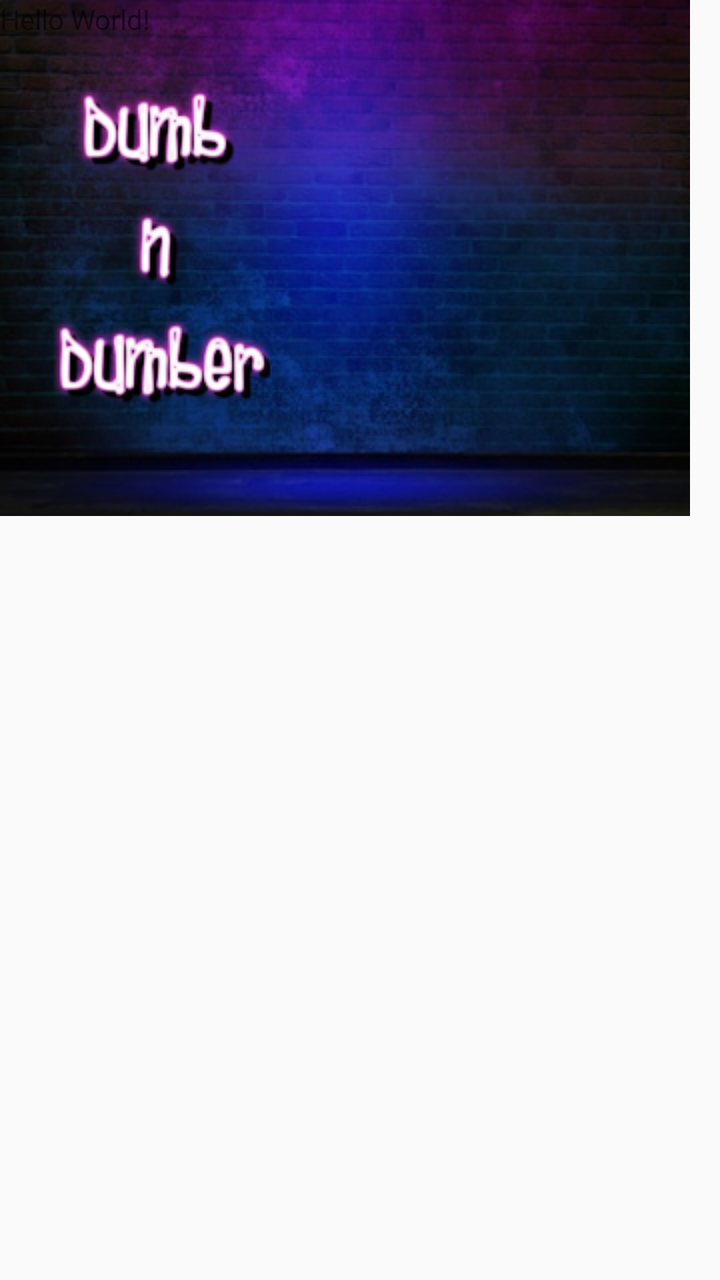
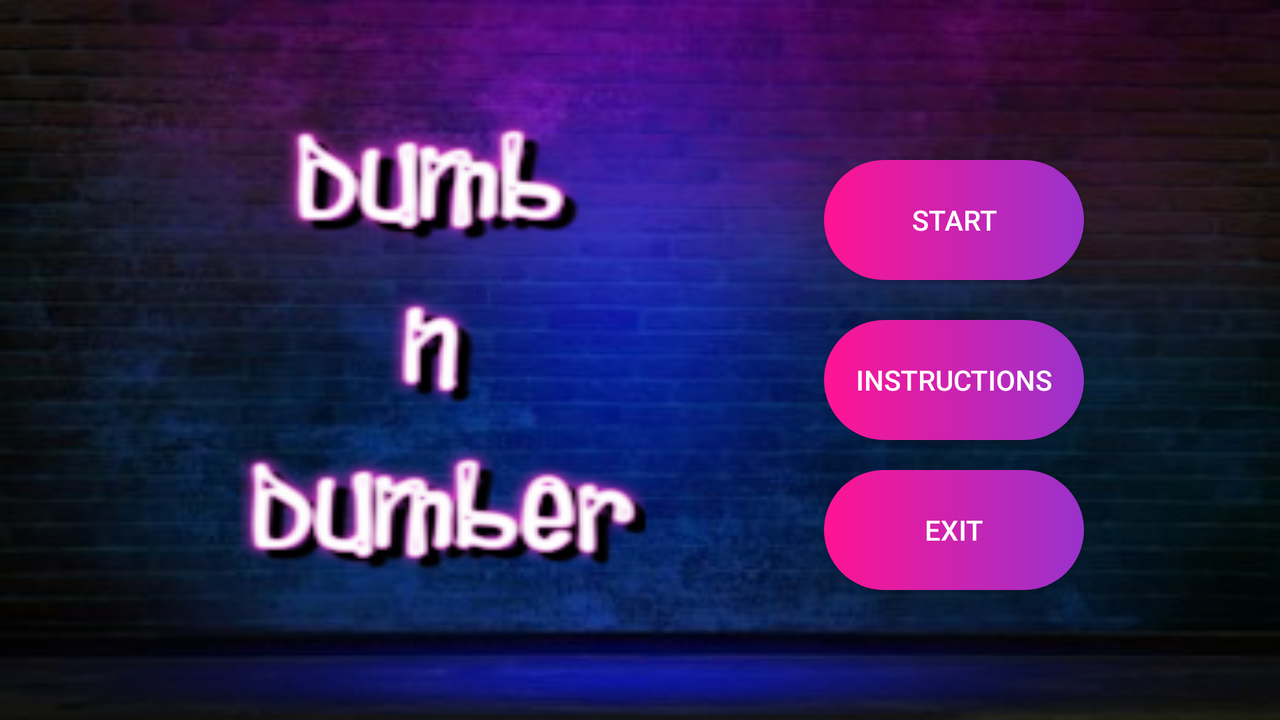

An Android layout and its configuration variant, each rendered on a device that would load it. The default file and the variant file are quoted in full after the pictures.
<!-- AndroidManifest.xml: application theme AppTheme -->
<!-- res/layout/activity_main.xml -->
<?xml version="1.0" encoding="utf-8"?>
<RelativeLayout xmlns:android="http://schemas.android.com/apk/res/android"
    xmlns:app="http://schemas.android.com/apk/res-auto"
    xmlns:tools="http://schemas.android.com/tools"
    android:layout_width="match_parent"
    android:layout_height="match_parent"
    tools:context=".MainActivity">

    <TextView
        android:layout_width="wrap_content"
        android:layout_height="wrap_content"
        android:text="Hello World!"
        app:layout_constraintBottom_toBottomOf="parent"
        app:layout_constraintLeft_toLeftOf="parent"
        android:background="@drawable/mainscreen"
        app:layout_constraintRight_toRightOf="parent"
        app:layout_constraintTop_toTopOf="parent" />

</RelativeLayout>
<!-- resources referenced by this layout -->
<resources>
  <!-- drawable mainscreen: png bitmap (drawable, 150308 bytes) -->
  <style name="AppTheme" parent="Theme.AppCompat.Light.NoActionBar">
          
          <item name="colorPrimary">@color/colorPrimary</item>
          <item name="colorPrimaryDark">@color/colorPrimaryDark</item>
          <item name="colorAccent">@color/colorAccent</item>
      </style>
  <color name="colorPrimary">#008577</color>
  <color name="colorPrimaryDark">#00574B</color>
  <color name="colorAccent">#0CD23E</color>
</resources>
<!-- res/layout-land/activity_main.xml (the author's variant of the layout above) -->
<!-- drawn on the phone turned sideways -->
<?xml version="1.0" encoding="utf-8"?>
<RelativeLayout xmlns:android="http://schemas.android.com/apk/res/android"
    xmlns:app="http://schemas.android.com/apk/res-auto"
    xmlns:tools="http://schemas.android.com/tools"
    android:layout_width="match_parent"
    android:layout_height="match_parent"
    android:background="@drawable/mainscreen1"
    tools:context=".MainActivity">

    <Button
        android:id="@+id/start"
        android:layout_width="130dp"
        android:layout_height="60dp"
        android:layout_alignParentTop="true"
        android:layout_alignParentEnd="true"
        android:layout_alignParentRight="true"
        android:layout_marginTop="80dp"
        android:layout_marginEnd="98dp"
        android:layout_marginRight="98dp"
        android:background="@drawable/custom_button_gradient"
        android:textColor="#FFFFFF"
        android:onClick="goToLevels"
        android:text="Start" />

    <Button
        android:id="@+id/instructions"
        android:layout_width="130dp"
        android:layout_height="60dp"
        android:layout_alignParentTop="true"
        android:layout_alignParentEnd="true"
        android:layout_alignParentRight="true"
        android:layout_marginTop="160dp"
        android:layout_marginEnd="98dp"
        android:layout_marginRight="98dp"
        android:background="@drawable/custom_button_gradient"
        android:textColor="#FFFFFF"
        android:onClick="goToOptions"
        android:text="Instructions" />

    <Button
        android:id="@+id/exit"
        android:layout_width="130dp"
        android:layout_height="60dp"
        android:layout_alignParentEnd="true"
        android:layout_alignParentRight="true"
        android:layout_alignParentBottom="true"
        android:layout_marginEnd="98dp"
        android:layout_marginRight="98dp"
        android:layout_marginBottom="65dp"
        android:background="@drawable/custom_button_gradient"
        android:textColor="#FFFFFF"
        android:onClick="exit"
        android:text="Exit" />


</RelativeLayout>
<!-- resources referenced by the variant -->
<!-- as the phone turned sideways resolves them -->
<resources>
  <!-- drawable custom_button_gradient (drawable) -->
  <?xml version="1.0" encoding="utf-8"?>
  <shape xmlns:android="http://schemas.android.com/apk/res/android" android:shape="rectangle">
  
      <gradient
          android:startColor="#FF1493"
          android:endColor="#9932CC"
          />
      <corners android:radius="50dp"></corners>
  
  </shape>
  <!-- drawable mainscreen1: png bitmap (drawable, 138023 bytes) -->
  <style name="AppTheme" parent="Theme.AppCompat.Light.NoActionBar">
          
          <item name="colorPrimary">@color/colorPrimary</item>
          <item name="colorPrimaryDark">@color/colorPrimaryDark</item>
          <item name="colorAccent">@color/colorAccent</item>
      </style>
  <color name="colorPrimary">#008577</color>
  <color name="colorPrimaryDark">#00574B</color>
  <color name="colorAccent">#0CD23E</color>
</resources>
